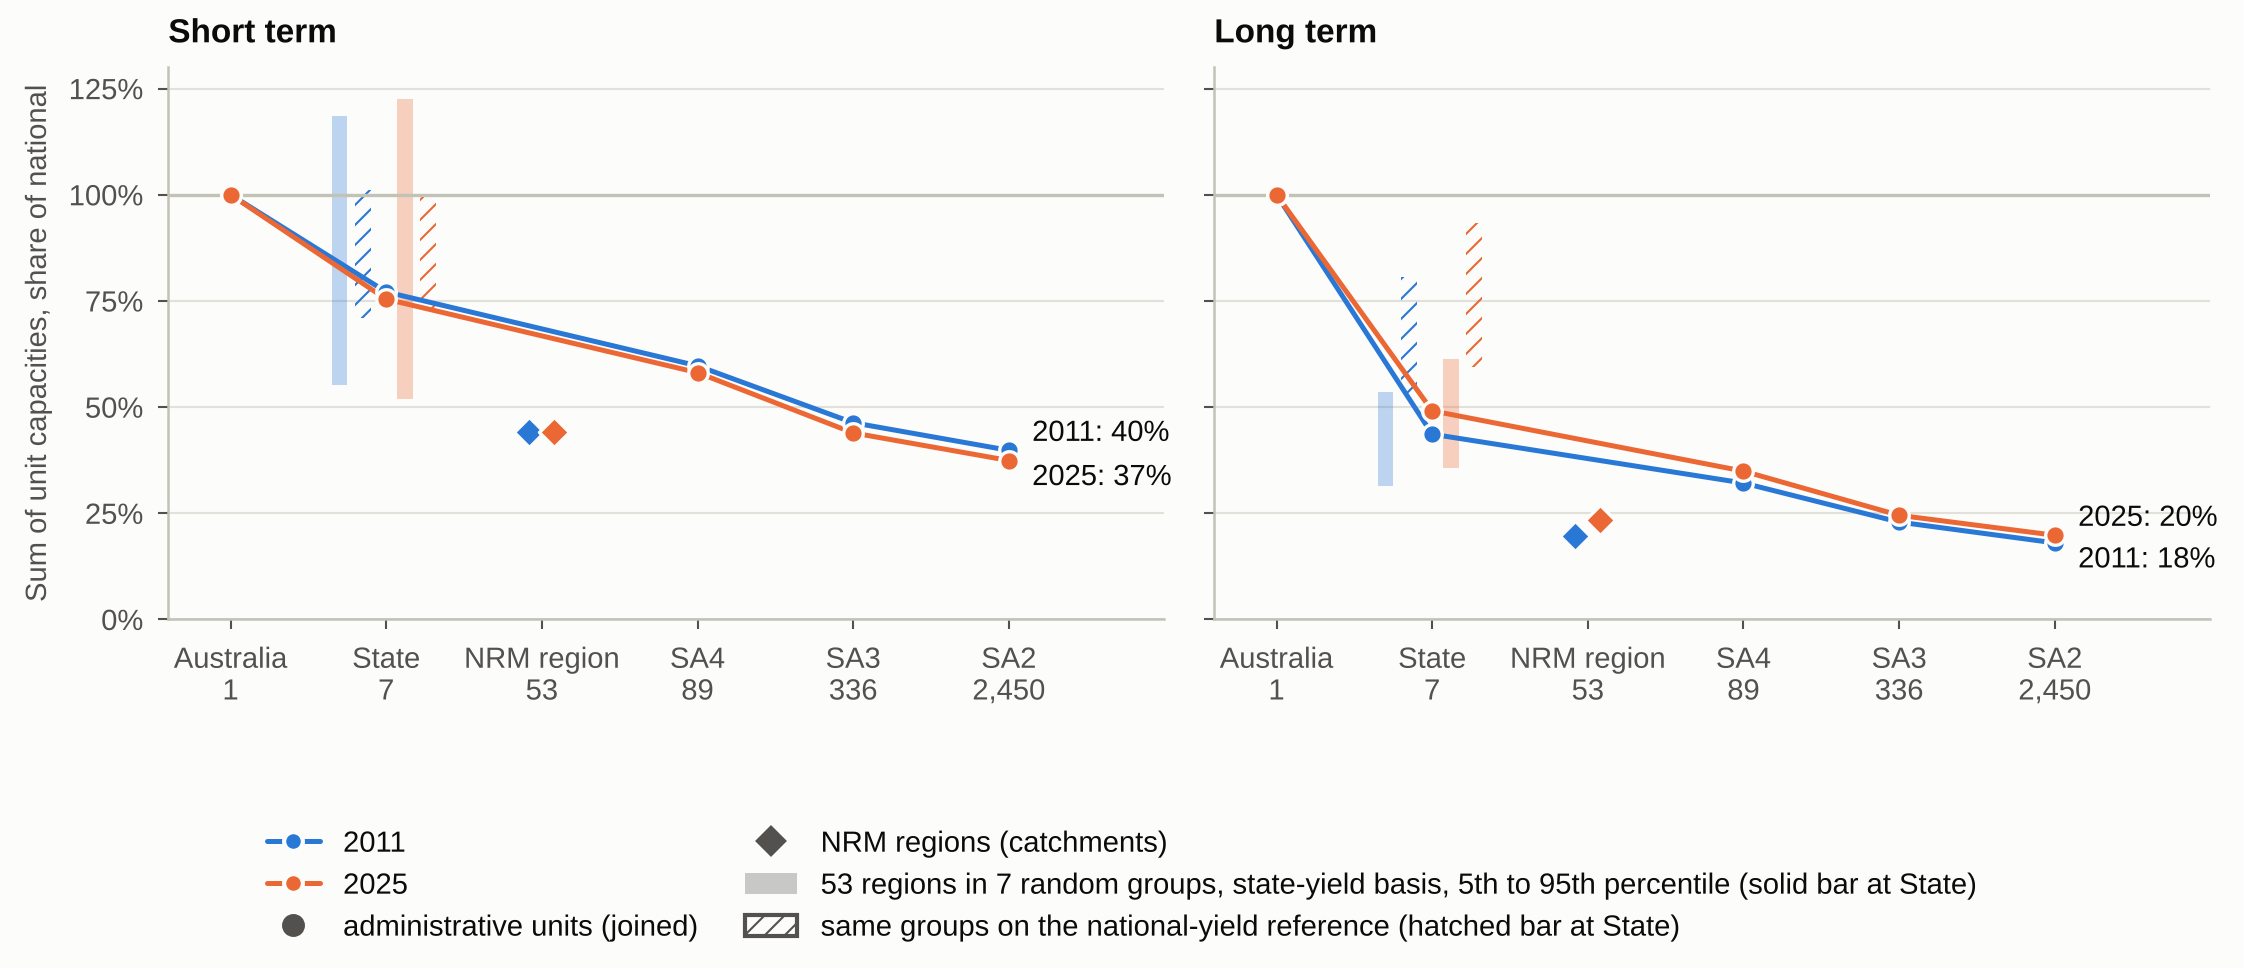

Source code (Python):
#!/usr/bin/env python3
"""Paper A Figure 4: the scale curve, sum of unit capacities as a share of national capacity, 2011 and 2025, short and long term, state-yield basis.
Run from anywhere: python3 -I analysis/figures_2025/paper_A/fig4_scale_curve.py [--check [--expect 37]]
Data (no number typed in):
  results/scale_curve.csv  release in (2011-fixed, 2025-fixed), yield_basis=state; columns level, units, sum_capacity, share_of_national, preset
  analysis/scale_curve_2025/scale_partition_summary.csv  grouping=uniform (7 random groups of SA2s, same state-yield basis), release 2011-fixed-3 / 2025-fixed; p5, p95 -> shaded range at the State level
Circles join the administrative levels; diamonds are the NRM regions (53 catchments, not joined). Layout follows analysis/scale_curve_2025/plot_scale_curve.py. Print size 190 mm wide."""
import sys, os
sys.path.insert(0, os.path.dirname(os.path.abspath(__file__)))
from _common import *
from matplotlib.lines import Line2D
from matplotlib.patches import Patch
rows = rd('results/scale_curve.csv'); part = rd('analysis/scale_curve_2025/scale_partition_summary.csv')
LEVELS = ['Australia', 'State', 'NRM region', 'SA4', 'SA3', 'SA2']; ADMIN = ['Australia', 'State', 'SA4', 'SA3', 'SA2']
REL = {2011: ('2011-fixed', '2011-fixed-3'), 2025: ('2025-fixed', '2025-fixed')}
def get(rel, pr, lvl):
    r = next(x for x in rows if x['release'] == rel and x['preset'] == pr and x['level'] == lvl and x['yield_basis'] == 'state'); return float(r['share_of_national']) * 100, int(r['units'])
def band(rel, pr, grouping='uniform'):
    r = next(x for x in part if x['release'] == rel and x['preset'] == pr and x['grouping'] == grouping); return float(r['p5']) * 100, float(r['p95']) * 100
units = {l: get('2025-fixed', 'short', l)[1] for l in LEVELS}; xs = {l: i for i, l in enumerate(LEVELS)}
fig, axes = plt.subplots(1, 2, figsize=(190 * MM, 82 * MM), sharey=True)
for ax, (pr, title) in zip(axes, [('short', 'Short term'), ('long', 'Long term')]):
    style_ax(ax, grid='y'); ax.set_title(title, loc='left', fontsize=8, fontweight='bold')
    for yr in (2011, 2025):
        rel, prel = REL[yr]; col = YEAR_COL[yr]
        pts = {l: get(rel, pr, l)[0] for l in LEVELS}
        dx = -0.30 if yr == 2011 else 0.12
        lo, hi = band(prel, pr)                                                    # state-yield basis (the basis of the curve)
        ax.fill_between([xs['State'] + dx - 0.05, xs['State'] + dx + 0.05], lo, hi, color=col, alpha=0.30, linewidth=0, zorder=1)
        lo2, hi2 = band(prel, pr, 'uniform_national_yield_reference')              # national-yield reference: the land-mix effect alone
        ax.fill_between([xs['State'] + dx + 0.10, xs['State'] + dx + 0.20], lo2, hi2, facecolor='none', edgecolor=col, hatch='/////', linewidth=0, zorder=1)
        ln = ax.plot([xs[l] for l in ADMIN], [pts[l] for l in ADMIN], color=col, lw=1.2, zorder=3)[0]
        if yr == 2025 and pr == 'short': line25 = ln
        ax.scatter([xs[l] for l in ADMIN], [pts[l] for l in ADMIN], s=22, color=col, edgecolor=SURFACE, linewidth=0.8, zorder=4)
        ax.scatter([xs['NRM region'] + (-0.08 if yr == 2011 else 0.08)], [pts['NRM region']], s=26, marker='D', color=col, edgecolor=SURFACE, linewidth=0.8, zorder=4)
        other = get('2011-fixed' if yr == 2025 else '2025-fixed', pr, 'SA2')[0]
        ax.text(xs['SA2'] + 0.15, pts['SA2'] + (4 if pts['SA2'] >= other else -4), f"{yr}: {pts['SA2']:.0f}%", va='center', ha='left', fontsize=7, color=INK)
    ax.set_xticks([xs[l] for l in LEVELS]); ax.set_xticklabels([f'{l}\n{units[l]:,}' for l in LEVELS], fontsize=7)
    ax.set_xlim(-0.4, 6.0); ax.set_ylim(0, 130); ax.set_yticks([0, 25, 50, 75, 100, 125]); ax.set_yticklabels([f'{v}%' for v in (0, 25, 50, 75, 100, 125)])
    ax.axhline(100, color=AXIS, lw=0.8, zorder=2)
axes[0].set_ylabel('Sum of unit capacities, share of national')
h = [Line2D([], [], color=BLUE, lw=1.2, marker='o', ms=4.5, mec=SURFACE, label='2011'), Line2D([], [], color=ORANGE, lw=1.2, marker='o', ms=4.5, mec=SURFACE, label='2025'),
     Line2D([], [], color=INK2, lw=0, marker='o', ms=4.5, label='administrative units (joined)'), Line2D([], [], color=INK2, lw=0, marker='D', ms=4.5, label='NRM regions (catchments)'),
     Patch(facecolor=INK2, alpha=0.3, label='53 regions in 7 random groups, state-yield basis, 5th to 95th percentile (solid bar at State)'),
     Patch(facecolor='none', edgecolor=INK2, hatch='/////', label='same groups on the national-yield reference (hatched bar at State)')]
fig.legend(handles=h, loc='lower center', ncol=2, frameon=False, bbox_to_anchor=(0.5, 0.0), fontsize=7, columnspacing=1.6, handlelength=1.8)
fig.subplots_adjust(left=0.075, right=0.985, top=0.93, bottom=0.36, wspace=0.05)
save(fig, 'fig4_scale_curve')
cap = ('The scale curve: the sum of the units\' capacities as a share of the national capacity at each level from the nation to SA2, 2011 and 2025, short and long term, state-yield basis, corrected method. '
       'Each unit takes the yields, climate zone and settings of its state and the national diet and waste settings; the number of units is under each level. Circles join the administrative levels; diamonds are the 53 NRM regions. '
       'At the State level the solid bar is the 5th to 95th percentile of the same sum over 200 random groupings of the 53 regions into 7 groups on the state-yield basis, and the hatched bar the same groupings on the national-yield reference, which isolates the land mix from the yield assignment. The size of the partition effect depends on that rule, because on the state basis a group that mixes states takes one state\'s yields and the sum can exceed the national capacity. '
       'The SA levels use 2020-21 land with each year\'s population. Sources: results/scale_curve.csv, analysis/scale_curve_2025/scale_partition_summary.csv.')
register('Figure 4', 'fig4_scale_curve.png; fig4_scale_curve.svg', 'results/scale_curve.csv; analysis/scale_curve_2025/scale_partition_summary.csv',
         'scale_curve: release, preset, level, units, sum_capacity, share_of_national, yield_basis=state; scale_partition_summary: release, preset, grouping=uniform, p5, p95', cap, 'A015 A016 A017 A018 A074 A075 A120 A458 A459')
if '--check' in sys.argv:
    # second route: SA2 sum over the national total on the same (SA land) basis, from sum_capacity; the plotted value is the end of the plotted 2025 short-term line
    t = {r['level']: float(r['sum_capacity']) for r in rows if r['release'] == '2025-fixed' and r['preset'] == 'short' and r['yield_basis'] == 'state'}
    check('2025 SA2 sum of capacities as % of national, short term (read from the plotted line)', 100 * t['SA2'] / t['Australia (SA land)'], float(line25.get_ydata()[-1]), 37, 0, tol=2e-3)
print('Figure 4:', {(y, pr): round(get(REL[y][0], pr, 'SA2')[0]) for y in (2011, 2025) for pr in ('short', 'long')})
